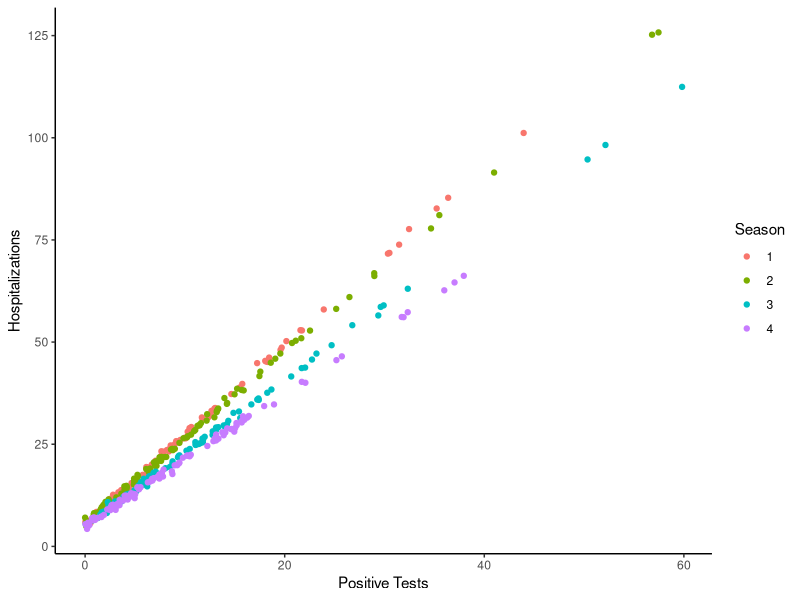

The R source for this figure:
# Packages ----
library(ggplot2)
library(tidyverse)


# Test Data ----
n_provs <- 3
n_seas <- 10
n_obs <- 100

# For a given province, each province's parameters is drawn from a normal
# Not that important to include into the model
prov_pars <- tibble(alpha = rnorm(n_provs, mean = 5, sd = 1),
                    beta = rexp(n_provs, 1 / 2) + 1,
                    prov = 1:n_provs)

# For a given province, each season's parameters is drawn from a normal
seas_pars <- apply(prov_pars, 1, function(pars) {
  tibble(season = 1:n_seas,
         alpha = rnorm(n_seas, mean = pars["alpha"], sd = 0.25), # higher sd --> more variation between seasons
         beta = rnorm(n_seas, mean = pars["beta"], sd = 0.25) # higher sd --> more variation between seasons
         )
})

# Final parameter matrix
total_pars <- bind_rows(seas_pars, .id = "province") %>% 
  mutate_at(.vars = c("alpha", "beta"), .funs = as.numeric)


# Observed data
data <- apply(total_pars, 1, function(pars) {
  
  test_x <- rexp(n_obs, 1 / 10)
  season_data <- tibble(province = rep(pars["province"], n_obs),
                        season = rep(pars["season"], n_obs),
                        test_x = test_x,
                        test_y = rnorm(n_obs, 
                                       mean = as.numeric(pars["alpha"]) + as.numeric(pars["beta"]) * test_x, # best proxy
                                       sd = 0.5) # higher sd --> worse proxy
                        )
}) %>% bind_rows() %>% mutate_at(c("season"), as.integer)

# Plot
ggplot(data[data$province == 1 & data$season < 5,], aes(x = test_x, y = test_y, color = as.factor(season))) +
  geom_point() + 
  xlab("Positive Tests") +
  ylab("Hospitalizations") +
  labs(color = "Season") +
  theme_bw() +
  theme(panel.border = element_blank(), panel.grid = element_blank(), axis.line = element_line(colour = "black"))

